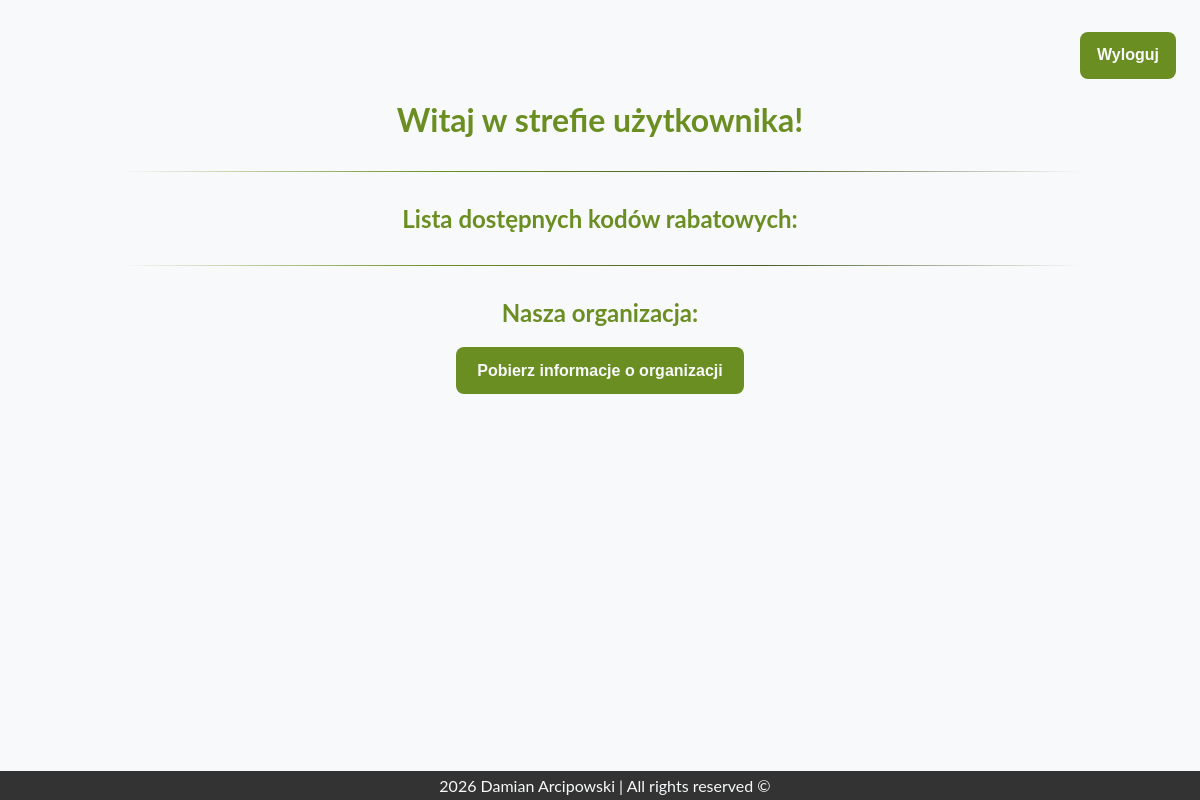
Page /subpages/restricted.php (signed in) on the earlier database version.
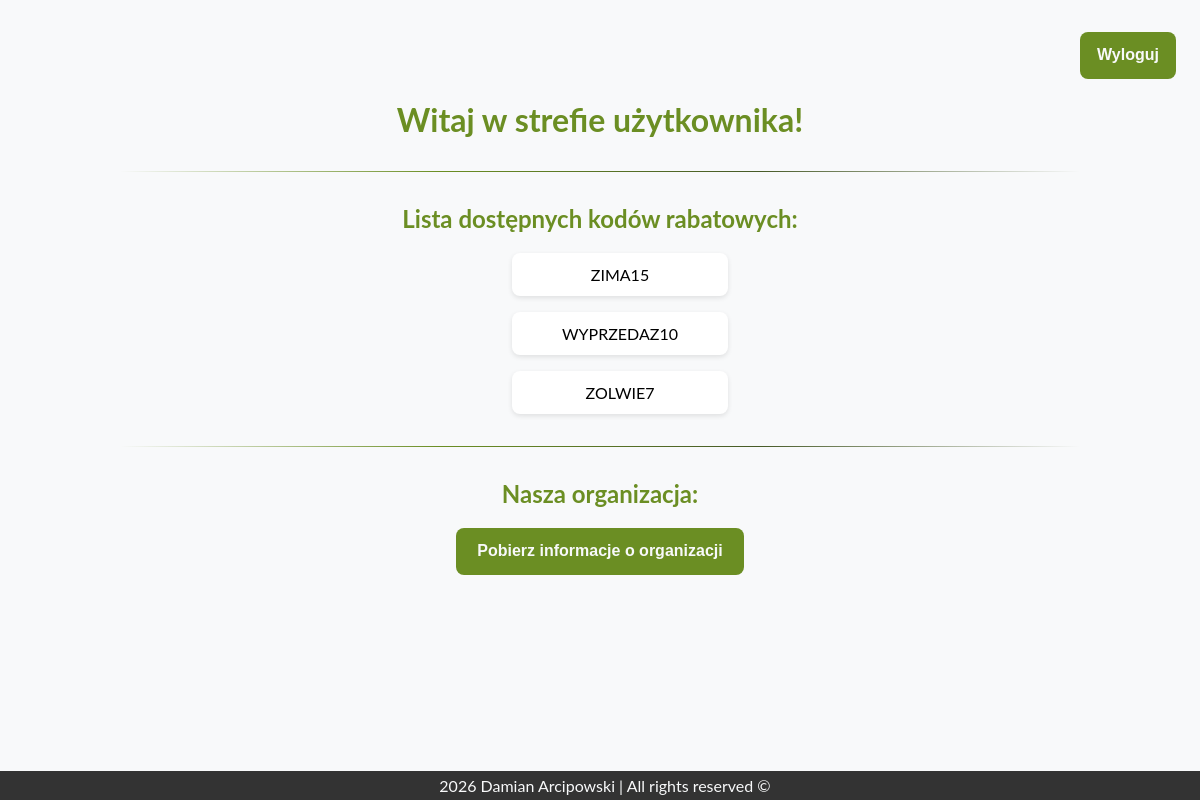
Same page on the later database version.
### tables this page shows
CREATE TABLE IF NOT EXISTS discount_codes (
	id int NOT NULL PRIMARY KEY AUTO_INCREMENT,
    code varchar(20) NOT NULL
);

### backend_logic/restricted_codes.php (the view)
<?php
require_once '../config/database.php';
$result = $conn->query('SELECT * FROM discount_codes');
while ($row = $result->fetch_assoc()) {
    echo <<<HTML
        <ul class="restricted-list">
            <li>{$row['code']}</li>
        </ul>
    HTML;
}
?>

### subpages/restricted.php (shortened to what this page needs)
<?php
require_once('../backend_logic/organisation_info.php');
?>
<!DOCTYPE html>
<html lang="pl">
<head>
    <link rel="stylesheet" href="../css/style.css">
</head>
<body>
    <main>
        <form action="../backend_logic/logout.php" method="POST">
            <button type="submit" id="user-logout">Wyloguj</button>
        </form>
        <h1>Witaj w strefie użytkownika!</h1>
        <hr class="gradient-hr">
        <h2>Lista dostępnych kodów rabatowych:</h2>
        <?php
        require_once('../backend_logic/restricted_codes.php');
        ?>
        <hr class="gradient-hr">
        <h2>Nasza organizacja:</h2>
        <form method="POST">
            <button type="submit" name="org-data" id="organisation">Pobierz informacje o organizacji</button>
        </form>
    </main>
    <footer>
       2026 Damian Arcipowski | All rights reserved &copy;
    </footer>
</body>
</html>

### css/style.css (style rules this page uses)
:root { --mainbg: #F8F9FA; --spanbg: #E6E8EA; --text: #333333; --headers: #000000; --borders: #B0B0B0; --accent: #6B8E23; --dark-accent: #475A27; }
body { font-size: 16px; display: flex; flex-direction: column; width: 100vw; min-height: 100vh; overflow-x: hidden; margin: 0; padding: 0; background-color: var(--mainbg); font-family: 'Lato', sans-serif; }
main { width: 80%; margin: 1rem auto; padding: 1rem; flex: 1; }
footer { width: 100%; background-color: var(--text); color: var(--mainbg); text-align: center; padding: 5px; }
form { display: flex; flex-direction: column; gap: 1rem; }
button { background-color: var(--accent); color: var(--mainbg); font-size: 1rem; font-weight: 600; padding: 0.9rem; border: none; border-radius: 8px; cursor: pointer; transition: background-color 0.2s ease-in-out; }
h1, h2, h3, h4 { text-align: center; color: var(--accent); }
hr { width: 100%; }
#admin-logout, #user-logout { width: 10%; margin: 0 100%; }
.gradient-hr { border: none; height: 1px; background: transparent; position: relative; margin: 2rem 0; }
.gradient-hr::after { content: ""; display: block; height: 2px; width: 100%; background: linear-gradient( to right, transparent, var(--accent), var(--dark-accent), transparent ); }
.restricted-list { list-style: none; }
.restricted-list li { background: #fff; margin: 0 auto 10px auto; padding: 12px 16px; border-radius: 8px; box-shadow: 0 2px 5px rgba(0, 0, 0, 0.1); width: 20%; text-align: center; }
#organisation { width: 30%; margin: 0 auto; }

Differences in the rows shown:
added discount_codes: code "ZIMA15"
added discount_codes: code "WYPRZEDAZ10"
added discount_codes: code "ZOLWIE7"
